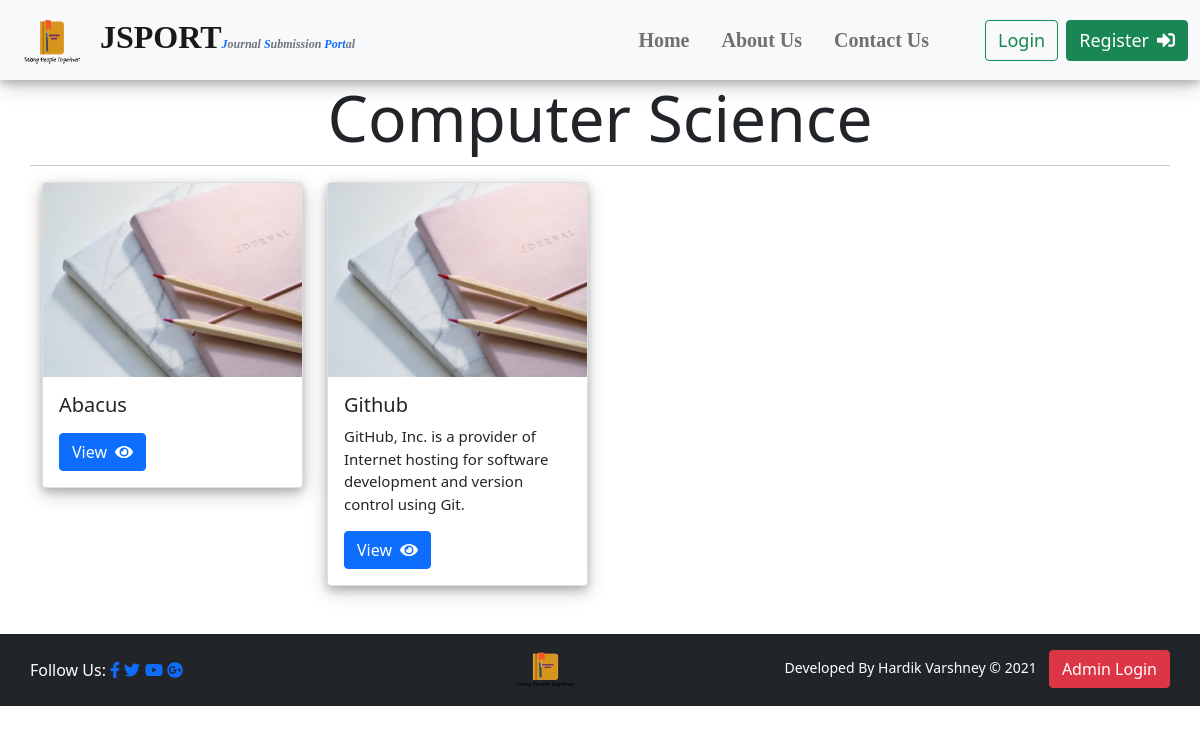
The page /post_acc_cat.php?cat=Computer Science on the database its author committed.
### tables this page shows
CREATE TABLE `posts` (
  `id` int(6) NOT NULL,
  `user_name` varchar(30) NOT NULL,
  `user_email` varchar(50) NOT NULL,
  `user_contact` int(11) NOT NULL,
  `instution` varchar(60) NOT NULL,
  `country` text NOT NULL,
  `title` varchar(60) NOT NULL,
  `short_desc` text NOT NULL,
  `category` varchar(30) NOT NULL,
  `content` text NOT NULL,
  `date` datetime NOT NULL
);

### post_acc_cat.php (the view, shortened to what this page needs)
<?php
include('includes/pnavbar.php');
$cat=$_REQUEST['cat'];
$sql="select * from posts where category='$cat'";
$res=$con->query($sql);
if($res->num_rows > 0)
          {  ?>
          <div class="container" style="margin-top:80px;">
            <div class="row">
            <h4 class="display-3 text-center"><?php echo $cat;?></h4>
            <hr>
<?php       while($row=$res->fetch_assoc())
            {  ?>
              <div class="col-lg-3 col-md-4 col-sm-12">
                <div class="card" style="box-shadow: 0 4px 8px 0 rgba(0, 0, 0, 0.2), 0 6px 20px 0 rgba(0, 0, 0, 0.19);">
                  <img src="images/img1.jpg" class="card-img-top" alt="image">
                  <div class="card-body">
                    <h5 class="card-title"><?php echo $row['title'];?></h5>
                    <p class="card-text text-start" style="font-size:15px;"><?php echo $row['short_desc']; ?></p>
                    <form action="view_post.php" method="get">
                      <button class="btn btn-primary" type="submit">View<i class="fas fa-eye ms-2"></i></button>
                    </form>
                  </div>
                </div>
              </div>
         <?php   } ?>
         </div>
         </div>
   <?php       }
        ?>
<?php include('includes/pfooter.php'); ?>

### rows shown on the page
posts: title "Abacus"
posts: title "Github", short_desc "GitHub, Inc. is a provider of Internet hosting for software development and version control using Git."

### other values the page prints
$cat "Computer Science"
